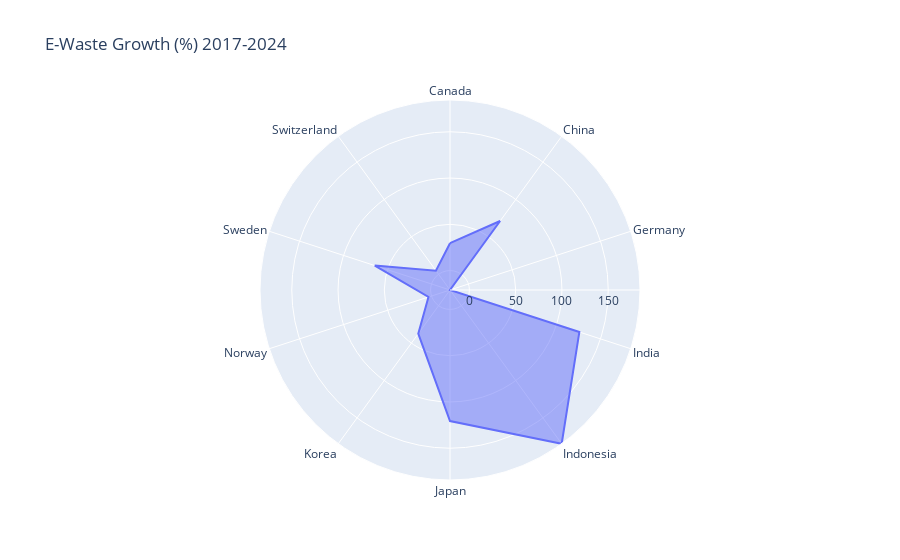

Source (notebook cell):
### Markdown cell above
### **B. Growth Comparison Radar Chart**

### Code cell
growth_df = merged_df.groupby('Country').agg({
    'E-Waste (kt)': lambda x: (x.iloc[-1]/x.iloc[0]-1)*100,
    'GDP ($B)': lambda x: (x.iloc[-1]/x.iloc[0]-1)*100
}).reset_index()

fig = px.line_polar(growth_df, r='E-Waste (kt)', theta='Country',
                    line_close=True, 
                    title="E-Waste Growth (%) 2017-2024")
fig.update_traces(fill='toself')
fig.show()

### Figure 1 — Plotly figure (JSON) as saved in the notebook; plotly's stock layout.template omitted (floating-point values rounded to 4 significant figures)
{"data": [{"fill": "toself", "hovertemplate": "E-Waste (kt)=%{r}<br>Country=%{theta}<extra></extra>", "legendgroup": "", "line": {"color": "#636efa", "dash": "solid"}, "marker": {"symbol": "circle"}, "mode": "lines", "name": "", "r": [29.62, 71.17, -20.98, 126.0, 184.3, 120.6, 37.35, 3.482, 64.49, 4.878, 29.62], "showlegend": false, "subplot": "polar", "theta": ["Canada", "China", "Germany", "India", "Indonesia", "Japan", "Korea", "Norway", "Sweden", "Switzerland", "Canada"], "type": "scatterpolar"}], "layout": {"legend": {"tracegroupgap": 0}, "polar": {"angularaxis": {"direction": "clockwise", "rotation": 90}, "domain": {"x": [0, 1], "y": [0, 1]}}, "title": {"text": "E-Waste Growth (%) 2017-2024"}}}
